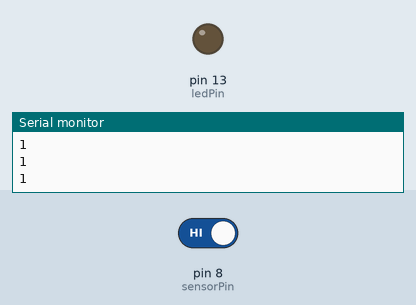
Recording of a sketch running on a simulated Arduino Uno, built with avr-gcc and run on an emulated ATmega328P. Shown: output pins drawn as LEDs (lit = HIGH), the last lines printed to the serial monitor. The inputs (shaded band) are chosen by the test bench; at power-on: pin 8 (sensorPin) HIGH.

Above: at 1.2 s.
1.3 s: pin 8 (sensorPin) driven LOW
At 2.3 s:
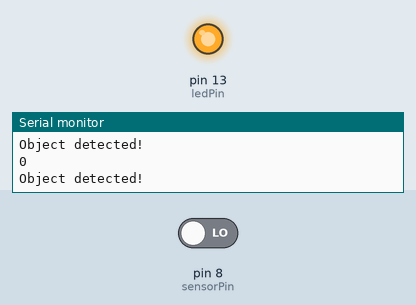
2.8 s: pin 8 (sensorPin) driven HIGH
At 3.4 s:
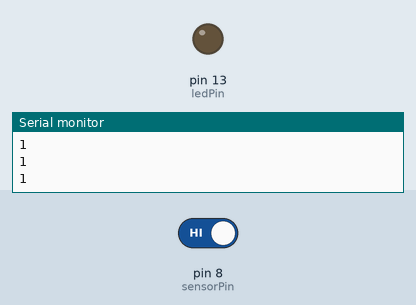
Timing chart, 0 to 5.8 s (numbered marks = the images above; inputs shaded):
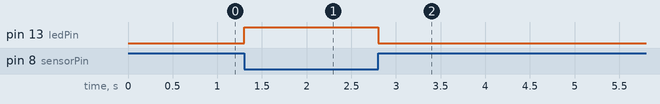

Measured:
- after the input at 1.3 s, pin 13 (ledPin): LOW → HIGH at once
- after the input at 2.8 s, pin 13 (ledPin): HIGH → LOW at once

The sketch:

adjustable_infrared_sensor_switch.ino
```cpp
// adjustable_infrared_sensor_switch.ino - print detection to serial and light LED.
// (c) BotBook.com - Karvinen, Karvinen, Valtokari

const int sensorPin = 8;
const int ledPin = 13;

//Sensor value
int switchState = 0;

void setup() {
  Serial.begin(115200);	// <1>
  pinMode(sensorPin, INPUT);
  pinMode(ledPin, OUTPUT);
}

void loop() {
  switchState = digitalRead(sensorPin);	// <2>
  Serial.println(switchState);	// <3>
  if(switchState == 0) {
    digitalWrite(ledPin, HIGH);
    Serial.println("Object detected!");	// <4>
  } else {
    digitalWrite(ledPin, LOW);
  }
  delay(10); // ms	// <5>
}
```
